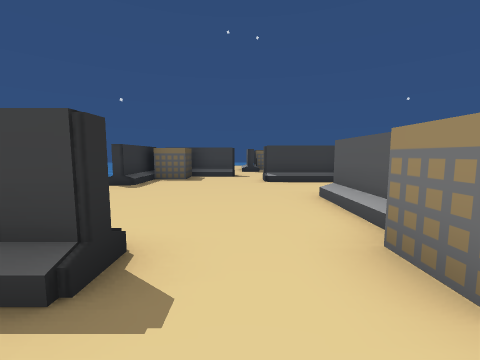
View 1 (above)

22 first-person views from a walk through a Unity game level. The camera is 1.5 m above the floor, tilts 6° down and sees 90° across. The floor is counted in squares, 2 m on a side. Each view is taken from the middle of a square. On the plan, view 1 faces up. The plan holds only what a view shows up to about 9 squares ahead; the rest is blank. The place goes on beyond the plan. Some surface patterns are stand-ins.

View 2
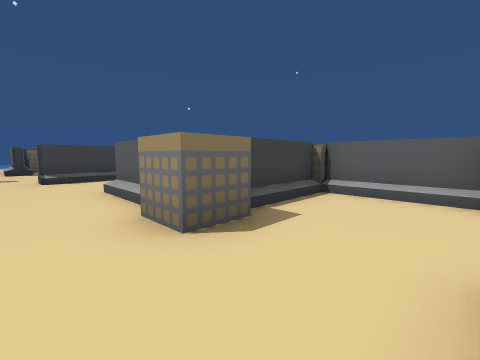

View 3
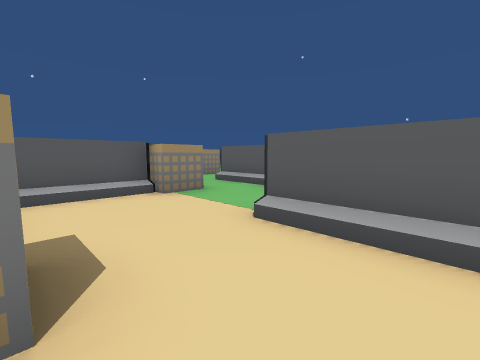

View 4
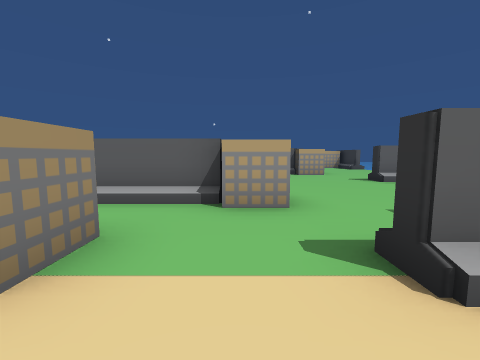

View 5
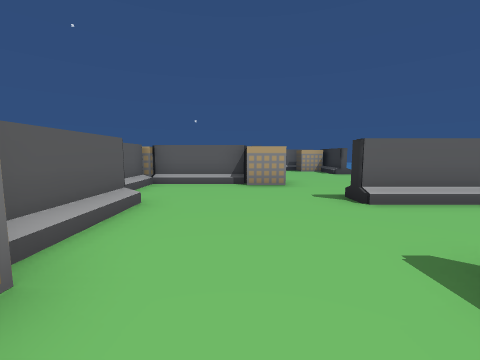

View 6
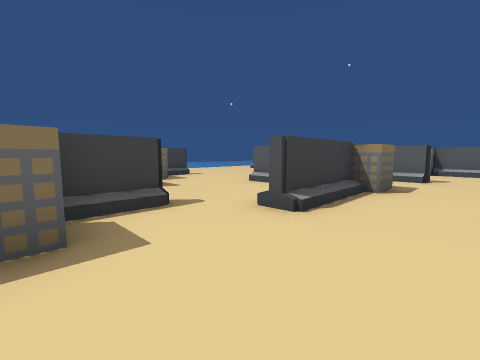

View 7
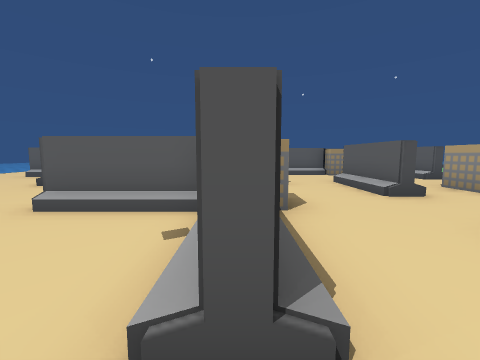

View 8
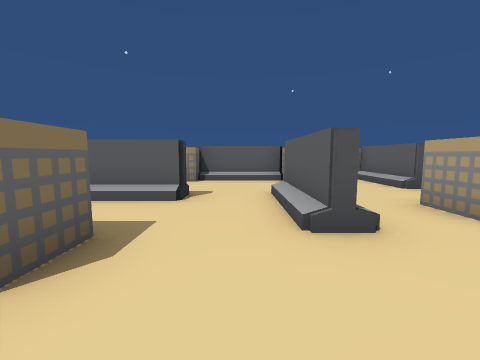

View 9
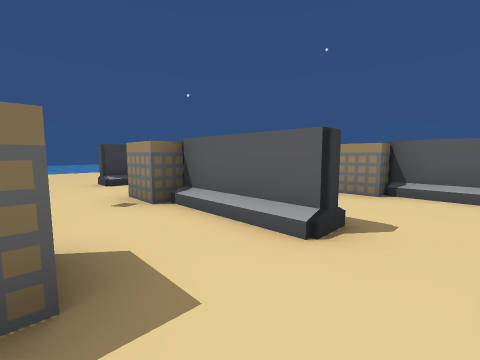

View 10
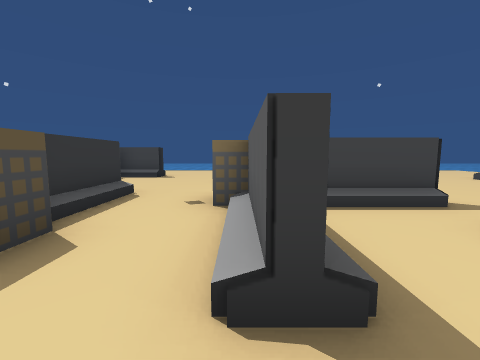

View 11
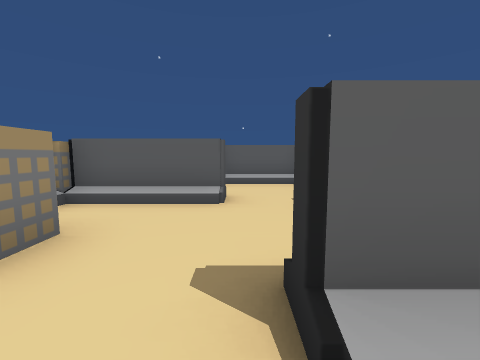

View 12
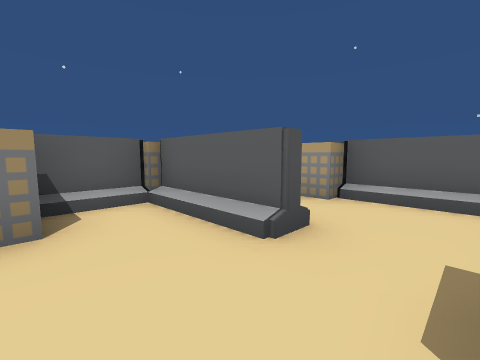

View 13
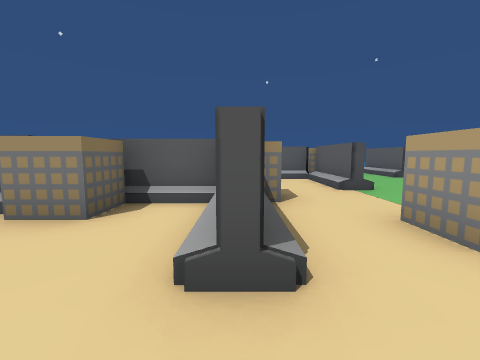

View 14
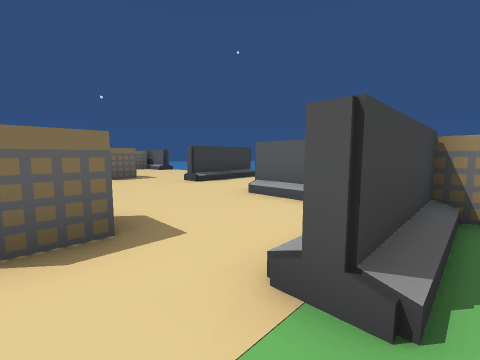

View 15
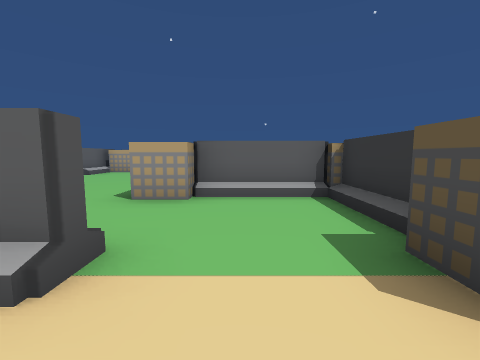

View 16
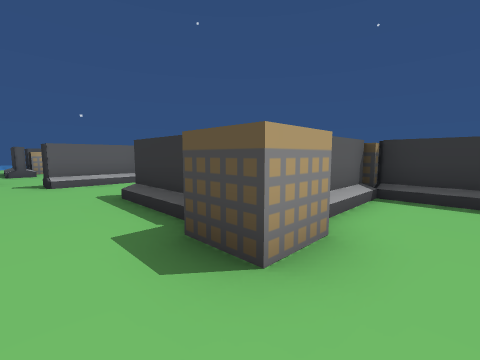

View 17
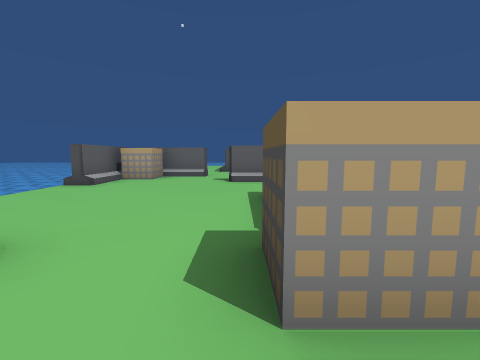

View 18
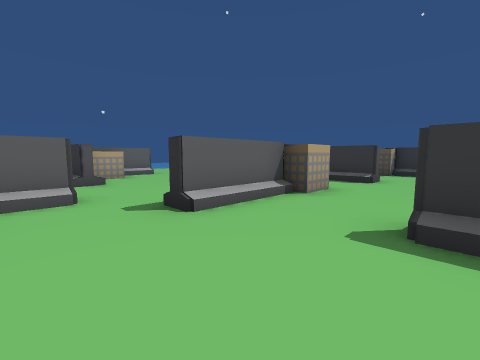

View 19
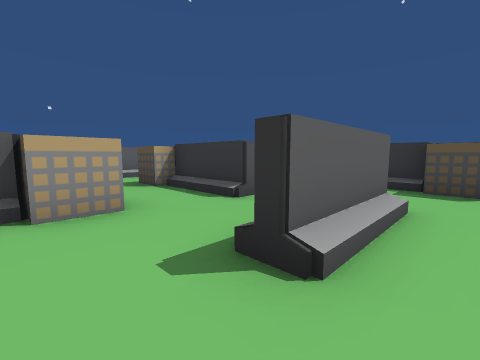

View 20
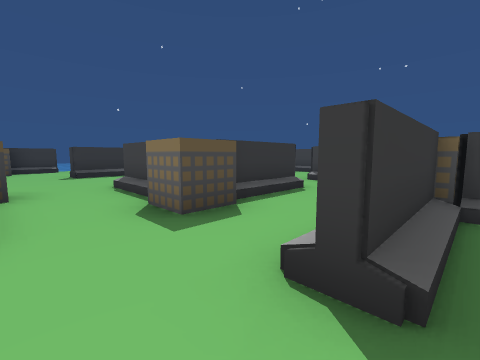

View 21
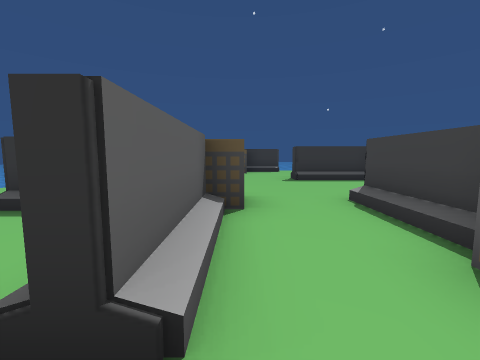

View 22
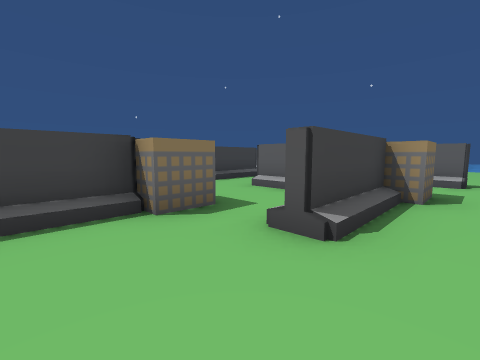

### Floor plan
Key: @ floor where view 1 was taken; # wall or solid block; . floor; = window, fence, low wall or low ledge; ^ raised ledge.
Columns run from 3 left of view 1 to 16 right of it. Each row starts with its distance up from view 1.
 16         ..
 15         .. ..
 14       ......#
 13     ###....
 12     #.....     ..
 11    .#....#    ..
 10    .......   ..
  9  ##....#.####.
  8 ##.....#.#...
  7 #...####.#..#
  6 #........#..#  ##.
  5 ............#  ...
  4  ....#..##..#  ..###
  3  ....#......##......
  2   ...^  #....#....
  1   #..^==#..###...#
  0    @....#........#
 -1    .....#..#.....#
 -2    ##...####...###
 -3     .......#......
 -4    ...###..#..^....
 -5   ....#    ###^..##
 -6  .....##......#....
 -7 ###....#..##..#.....
 -8   .....#............
 -9  ..##..^..#........#
-10  .. ####..#.####...#
-11 ... #.....#..#....##
-12 ....#..####..#...##
-13  .................
-14  #.....#........#
-15        ####  ..##
-16         #..  .##
-17         #

Where each view was taken, in squares from view 1:
view 1: 0 up, 0 right, facing up
view 2: 1 down, 0 right, facing up-right
view 3: 1 up, 0 right, facing down-right
view 4: 0 up, 3 right, facing down
view 5: 3 down, 1 right, facing down
view 6: 5 up, 2 left, facing up-right
view 7: 7 up, 0 right, facing right
view 8: 5 up, 2 right, facing right
view 9: 5 up, 4 right, facing up-right
view 10: 5 up, 6 right, facing up
view 11: 5 up, 7 right, facing down
view 12: 3 up, 6 right, facing down-right
view 13: 1 up, 6 right, facing right
view 14: 2 down, 10 right, facing up-right
view 15: 0 up, 10 right, facing down
view 16: 3 down, 13 right, facing down-left
view 17: 3 down, 12 right, facing down
view 18: 7 down, 14 right, facing down-left
view 19: 6 down, 10 right, facing down-left
view 20: 14 down, 10 right, facing up-left
view 21: 14 down, 8 right, facing left
view 22: 13 down, 2 right, facing up-right
